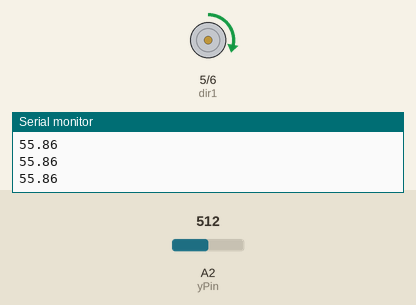
Bench run of a sketch on a simulated Arduino Uno, built with avr-gcc and run on an emulated ATmega328P. Shown: motor-driver pin pairs drawn as motors (green arrow = first pin HIGH = forward, orange = second pin HIGH = backward, longer = more drive, scaled by the enable pin), the last lines printed to the serial monitor. The test bench sets the inputs (shaded band); at power-on: A2 (yPin) = 512.

Above: at 1.2 s.
1.3 s: A2 (yPin) set to 410
At 2.1 s:
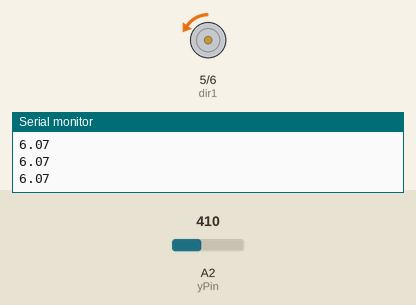
2.8 s: A2 (yPin) set to 306
At 3.4 s:
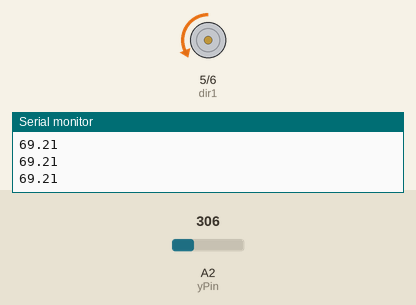
4.3 s: A2 (yPin) set to 122
At 4.6 s:
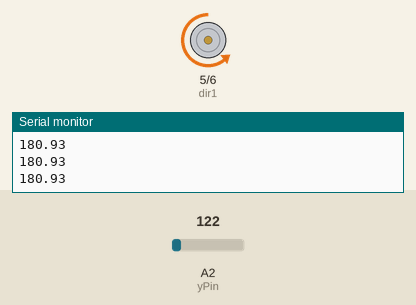
5.8 s: A2 (yPin) set to 0
At 6.9 s:
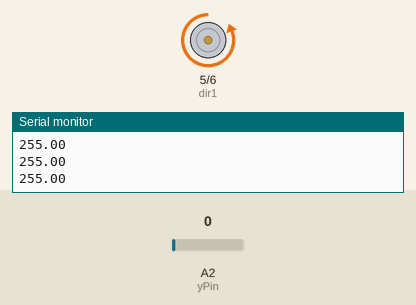
7.3 s: A2 (yPin) set to 716
At 7.9 s:
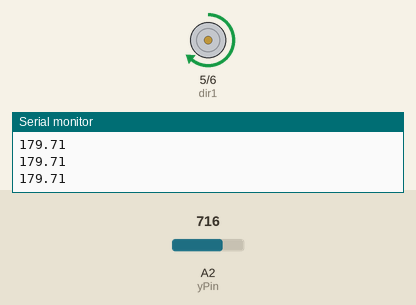
8.8 s: A2 (yPin) set to 511
At 9.2 s:
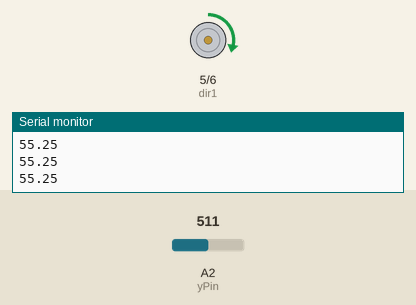
Timing chart, 0 to 11.3 s (numbered marks = the images above; inputs shaded):
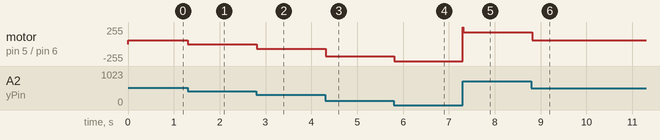

The sketch:

dcMotor.ino
```cpp
// note: Since I'm running the powersupply off of the 5v of the Arduino, the values for the equations are adjusted.
/*
cd motor control chip L293D
	----notch----
EN1							+V
IN1							IN4
OUT1						OUT4
0V							0V
0V							0V
OUT2						OUT3
IN2							IN3
+V							EN2
*/

/*
EN1:				speed control
IN1/IN2:		direction
OUT1/OUT2:	motor connection (red1, black2)
0V:					ground
+V:					power supply connection
*/

// joystick
int yPin = A2;
int yVal;

//motor
int speedPin = 3;
int dir1 = 5;
int dir2 = 6;
float mSpeed;

// config
int wait = 1000;

void setup()
{
	// joystick
	pinMode(yPin, INPUT);

	// motor
	pinMode(speedPin, OUTPUT);
	pinMode(dir1, OUTPUT);
	pinMode(dir2, OUTPUT);
	Serial.begin(9600);
}

void loop()
{
	yVal = analogRead(yPin);
	if (yVal >= 420)
	{
		// counterclockwise
		digitalWrite(dir1, HIGH);
		digitalWrite(dir2, LOW);
		mSpeed = (255. / 420.) * yVal - 255;
	}
	else if (yVal < 420)
	{
		// clockwise
		digitalWrite(dir1, LOW);
		digitalWrite(dir2, HIGH);

		mSpeed = -(255. / 420.) * yVal + 255;
	}
	Serial.println(mSpeed);
	analogWrite(speedPin, mSpeed);
}
```

Measured:
- after the input at 1.3 s, motor on pin 5 (dir1) / pin 6 (dir2): forward 55/255 → backward 6/255 at once
- after the input at 2.8 s, motor on pin 5 (dir1) / pin 6 (dir2): backward 6/255 → backward 69/255 at once
- after the input at 4.3 s, motor on pin 5 (dir1) / pin 6 (dir2): backward 69/255 → backward 180/255 at once
- after the input at 5.8 s, motor on pin 5 (dir1) / pin 6 (dir2): backward 180/255 → backward 255/255 at once
- after the input at 7.3 s, motor on pin 5 (dir1) / pin 6 (dir2): backward 255/255 → forward 180/255 at once
- after the input at 8.8 s, motor on pin 5 (dir1) / pin 6 (dir2): forward 180/255 → forward 55/255 at once
